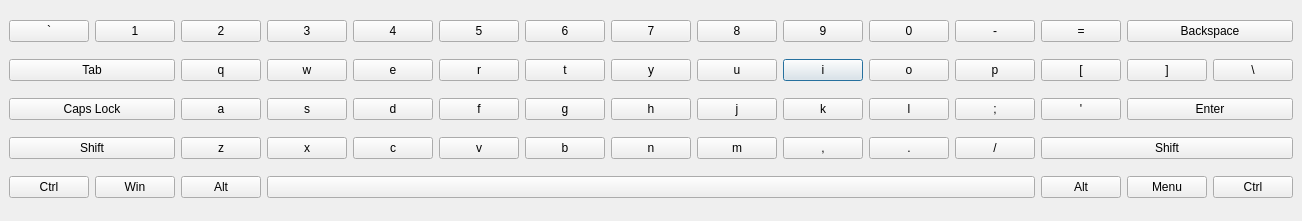
<?xml version="1.0" encoding="UTF-8"?>
<ui version="4.0">
 <class>DialogKeyboard</class>
 <widget class="QDialog" name="DialogKeyboard">
  <property name="geometry">
   <rect>
    <x>0</x>
    <y>0</y>
    <width>724</width>
    <height>221</height>
   </rect>
  </property>
  <property name="minimumSize">
   <size>
    <width>0</width>
    <height>0</height>
   </size>
  </property>
  <property name="maximumSize">
   <size>
    <width>16777215</width>
    <height>16777215</height>
   </size>
  </property>
  <property name="windowTitle">
   <string>English</string>
  </property>
  <property name="styleSheet">
   <string notr="true"/>
  </property>
  <layout class="QGridLayout" name="gridLayout_2">
   <property name="margin">
    <number>0</number>
   </property>
   <item row="0" column="0">
    <widget class="QWidget" name="gridWidget" native="true">
     <layout class="QGridLayout" name="gridLayout">
      <item row="2" column="9">
       <widget class="QPushButton" name="I">
        <property name="text">
         <string>i</string>
        </property>
       </widget>
      </item>
      <item row="1" column="1">
       <widget class="QPushButton" name="One">
        <property name="text">
         <string>1</string>
        </property>
       </widget>
      </item>
      <item row="2" column="11">
       <widget class="QPushButton" name="P">
        <property name="text">
         <string>p</string>
        </property>
       </widget>
      </item>
      <item row="3" column="7">
       <widget class="QPushButton" name="H">
        <property name="text">
         <string>h</string>
        </property>
       </widget>
      </item>
      <item row="6" column="12">
       <widget class="QPushButton" name="Alt_right">
        <property name="text">
         <string>Alt</string>
        </property>
       </widget>
      </item>
      <item row="3" column="5">
       <widget class="QPushButton" name="F">
        <property name="text">
         <string>f</string>
        </property>
       </widget>
      </item>
      <item row="5" column="10">
       <widget class="QPushButton" name="Point">
        <property name="text">
         <string>.</string>
        </property>
       </widget>
      </item>
      <item row="6" column="0">
       <widget class="QPushButton" name="Ctrl_left">
        <property name="text">
         <string>Ctrl</string>
        </property>
       </widget>
      </item>
      <item row="3" column="13" colspan="2">
       <widget class="QPushButton" name="Enter">
        <property name="text">
         <string>Enter</string>
        </property>
       </widget>
      </item>
      <item row="1" column="11">
       <widget class="QPushButton" name="Dash">
        <property name="text">
         <string>-</string>
        </property>
       </widget>
      </item>
      <item row="1" column="9">
       <widget class="QPushButton" name="Nine">
        <property name="text">
         <string>9</string>
        </property>
       </widget>
      </item>
      <item row="5" column="11">
       <widget class="QPushButton" name="Skew_right">
        <property name="text">
         <string>/</string>
        </property>
       </widget>
      </item>
      <item row="2" column="8">
       <widget class="QPushButton" name="U">
        <property name="text">
         <string>u</string>
        </property>
       </widget>
      </item>
      <item row="3" column="10">
       <widget class="QPushButton" name="L">
        <property name="text">
         <string>l</string>
        </property>
       </widget>
      </item>
      <item row="6" column="13">
       <widget class="QPushButton" name="Menu">
        <property name="text">
         <string>Menu</string>
        </property>
       </widget>
      </item>
      <item row="6" column="2">
       <widget class="QPushButton" name="Alt_left">
        <property name="text">
         <string>Alt</string>
        </property>
       </widget>
      </item>
      <item row="5" column="0" colspan="2">
       <widget class="QPushButton" name="Shift_left">
        <property name="text">
         <string>Shift</string>
        </property>
       </widget>
      </item>
      <item row="6" column="14">
       <widget class="QPushButton" name="Ctrl_right">
        <property name="text">
         <string>Ctrl</string>
        </property>
       </widget>
      </item>
      <item row="2" column="10">
       <widget class="QPushButton" name="O">
        <property name="text">
         <string>o</string>
        </property>
       </widget>
      </item>
      <item row="2" column="6">
       <widget class="QPushButton" name="T">
        <property name="text">
         <string>t</string>
        </property>
       </widget>
      </item>
      <item row="3" column="0" colspan="2">
       <widget class="QPushButton" name="Caps_Lock">
        <property name="text">
         <string>Caps Lock</string>
        </property>
       </widget>
      </item>
      <item row="1" column="6">
       <widget class="QPushButton" name="Six">
        <property name="text">
         <string>6</string>
        </property>
       </widget>
      </item>
      <item row="6" column="1">
       <widget class="QPushButton" name="Win">
        <property name="text">
         <string>Win</string>
        </property>
       </widget>
      </item>
      <item row="1" column="10">
       <widget class="QPushButton" name="Null">
        <property name="text">
         <string>0</string>
        </property>
       </widget>
      </item>
      <item row="2" column="0" colspan="2">
       <widget class="QPushButton" name="Tab">
        <property name="text">
         <string>Tab</string>
        </property>
       </widget>
      </item>
      <item row="2" column="2">
       <widget class="QPushButton" name="Q">
        <property name="text">
         <string>q</string>
        </property>
       </widget>
      </item>
      <item row="2" column="14">
       <widget class="QPushButton" name="Skew_left">
        <property name="text">
         <string>\</string>
        </property>
       </widget>
      </item>
      <item row="1" column="4">
       <widget class="QPushButton" name="Four">
        <property name="text">
         <string>4</string>
        </property>
       </widget>
      </item>
      <item row="1" column="3">
       <widget class="QPushButton" name="Three">
        <property name="text">
         <string>3</string>
        </property>
       </widget>
      </item>
      <item row="3" column="6">
       <widget class="QPushButton" name="G">
        <property name="text">
         <string>g</string>
        </property>
       </widget>
      </item>
      <item row="3" column="2">
       <widget class="QPushButton" name="A">
        <property name="text">
         <string>a</string>
        </property>
       </widget>
      </item>
      <item row="6" column="3" colspan="9">
       <widget class="QPushButton" name="Space">
        <property name="text">
         <string/>
        </property>
       </widget>
      </item>
      <item row="1" column="7">
       <widget class="QPushButton" name="Seven">
        <property name="text">
         <string>7</string>
        </property>
       </widget>
      </item>
      <item row="5" column="6">
       <widget class="QPushButton" name="B">
        <property name="text">
         <string>b</string>
        </property>
       </widget>
      </item>
      <item row="5" column="8">
       <widget class="QPushButton" name="M">
        <property name="text">
         <string>m</string>
        </property>
       </widget>
      </item>
      <item row="5" column="3">
       <widget class="QPushButton" name="X">
        <property name="text">
         <string>x</string>
        </property>
       </widget>
      </item>
      <item row="5" column="7">
       <widget class="QPushButton" name="N">
        <property name="text">
         <string>n</string>
        </property>
       </widget>
      </item>
      <item row="3" column="11">
       <widget class="QPushButton" name="Semicolon">
        <property name="text">
         <string>;</string>
        </property>
       </widget>
      </item>
      <item row="3" column="9">
       <widget class="QPushButton" name="K">
        <property name="text">
         <string>k</string>
        </property>
       </widget>
      </item>
      <item row="5" column="12" colspan="3">
       <widget class="QPushButton" name="Shift_right">
        <property name="text">
         <string>Shift</string>
        </property>
       </widget>
      </item>
      <item row="5" column="2">
       <widget class="QPushButton" name="Z">
        <property name="text">
         <string>z</string>
        </property>
       </widget>
      </item>
      <item row="1" column="2">
       <widget class="QPushButton" name="Two">
        <property name="text">
         <string>2</string>
        </property>
       </widget>
      </item>
      <item row="2" column="12">
       <widget class="QPushButton" name="Square_brackets_left">
        <property name="text">
         <string>[</string>
        </property>
       </widget>
      </item>
      <item row="1" column="8">
       <widget class="QPushButton" name="Eight">
        <property name="text">
         <string>8</string>
        </property>
       </widget>
      </item>
      <item row="5" column="5">
       <widget class="QPushButton" name="V">
        <property name="text">
         <string>v</string>
        </property>
       </widget>
      </item>
      <item row="2" column="7">
       <widget class="QPushButton" name="Y">
        <property name="text">
         <string>y</string>
        </property>
       </widget>
      </item>
      <item row="1" column="13" colspan="2">
       <widget class="QPushButton" name="Backspace">
        <property name="text">
         <string>Backspace</string>
        </property>
       </widget>
      </item>
      <item row="3" column="12">
       <widget class="QPushButton" name="apostrophe_two">
        <property name="text">
         <string>'</string>
        </property>
       </widget>
      </item>
      <item row="5" column="9">
       <widget class="QPushButton" name="Comma">
        <property name="text">
         <string>,</string>
        </property>
       </widget>
      </item>
      <item row="1" column="5">
       <widget class="QPushButton" name="Five">
        <property name="text">
         <string>5</string>
        </property>
       </widget>
      </item>
      <item row="2" column="13">
       <widget class="QPushButton" name="Square_brackets_right">
        <property name="text">
         <string>]</string>
        </property>
       </widget>
      </item>
      <item row="3" column="3">
       <widget class="QPushButton" name="S">
        <property name="text">
         <string>s</string>
        </property>
       </widget>
      </item>
      <item row="5" column="4">
       <widget class="QPushButton" name="C">
        <property name="text">
         <string>c</string>
        </property>
       </widget>
      </item>
      <item row="2" column="3">
       <widget class="QPushButton" name="W">
        <property name="text">
         <string>w</string>
        </property>
       </widget>
      </item>
      <item row="3" column="4">
       <widget class="QPushButton" name="D">
        <property name="text">
         <string>d</string>
        </property>
       </widget>
      </item>
      <item row="1" column="12">
       <widget class="QPushButton" name="Equal">
        <property name="text">
         <string>=</string>
        </property>
       </widget>
      </item>
      <item row="2" column="4">
       <widget class="QPushButton" name="E">
        <property name="text">
         <string>e</string>
        </property>
       </widget>
      </item>
      <item row="2" column="5">
       <widget class="QPushButton" name="R">
        <property name="text">
         <string>r</string>
        </property>
       </widget>
      </item>
      <item row="3" column="8">
       <widget class="QPushButton" name="J">
        <property name="text">
         <string>j</string>
        </property>
       </widget>
      </item>
      <item row="1" column="0">
       <widget class="QPushButton" name="apostrophe_one">
        <property name="minimumSize">
         <size>
          <width>0</width>
          <height>0</height>
         </size>
        </property>
        <property name="maximumSize">
         <size>
          <width>16777215</width>
          <height>16777215</height>
         </size>
        </property>
        <property name="text">
         <string>`</string>
        </property>
       </widget>
      </item>
     </layout>
    </widget>
   </item>
  </layout>
 </widget>
 <resources/>
 <connections/>
</ui>
